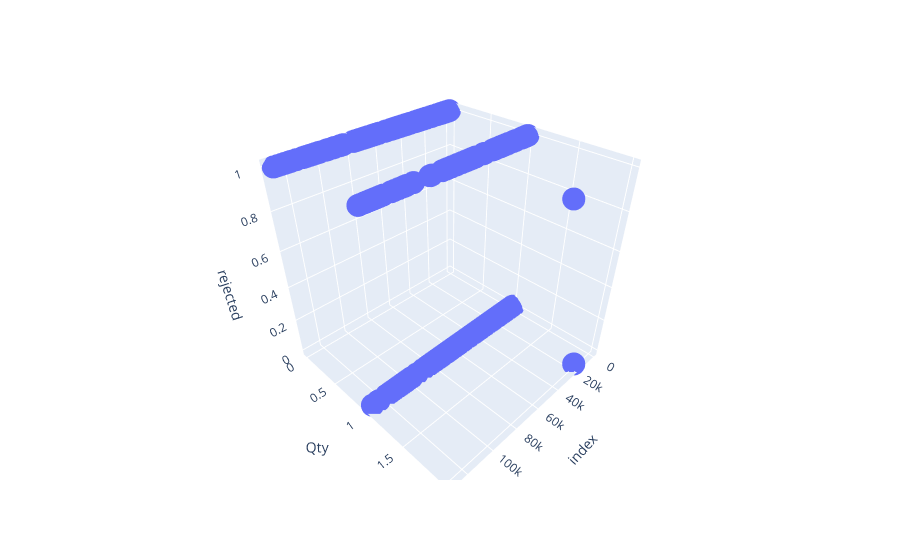

Notebook source saved alongside this figure:
### Code cell
scatter_3d_interactive(df,'Qty','rejected')

### Figure 1 — Plotly figure (JSON) as saved in the notebook; plotly's stock layout.template omitted (floating-point values rounded to 4 significant figures; data arrays with more than 128 entries replaced by an {"elided": "..."} marker saying what was removed)
{"data": [{"hovertemplate": "index=%{x}<br>Qty=%{y}<br>rejected=%{z}<extra></extra>", "legendgroup": "", "marker": {"color": "#636efa", "symbol": "circle"}, "mode": "markers", "name": "", "scene": "scene", "showlegend": false, "type": "scatter3d", "x": {"elided": "394 int values"}, "y": {"elided": "394 int values"}, "z": {"elided": "394 int values"}}], "layout": {"legend": {"tracegroupgap": 0}, "margin": {"t": 60}, "scene": {"domain": {"x": [0, 1], "y": [0, 1]}, "xaxis": {"title": {"text": "index"}}, "yaxis": {"title": {"text": "Qty"}}, "zaxis": {"title": {"text": "rejected"}}}}}
